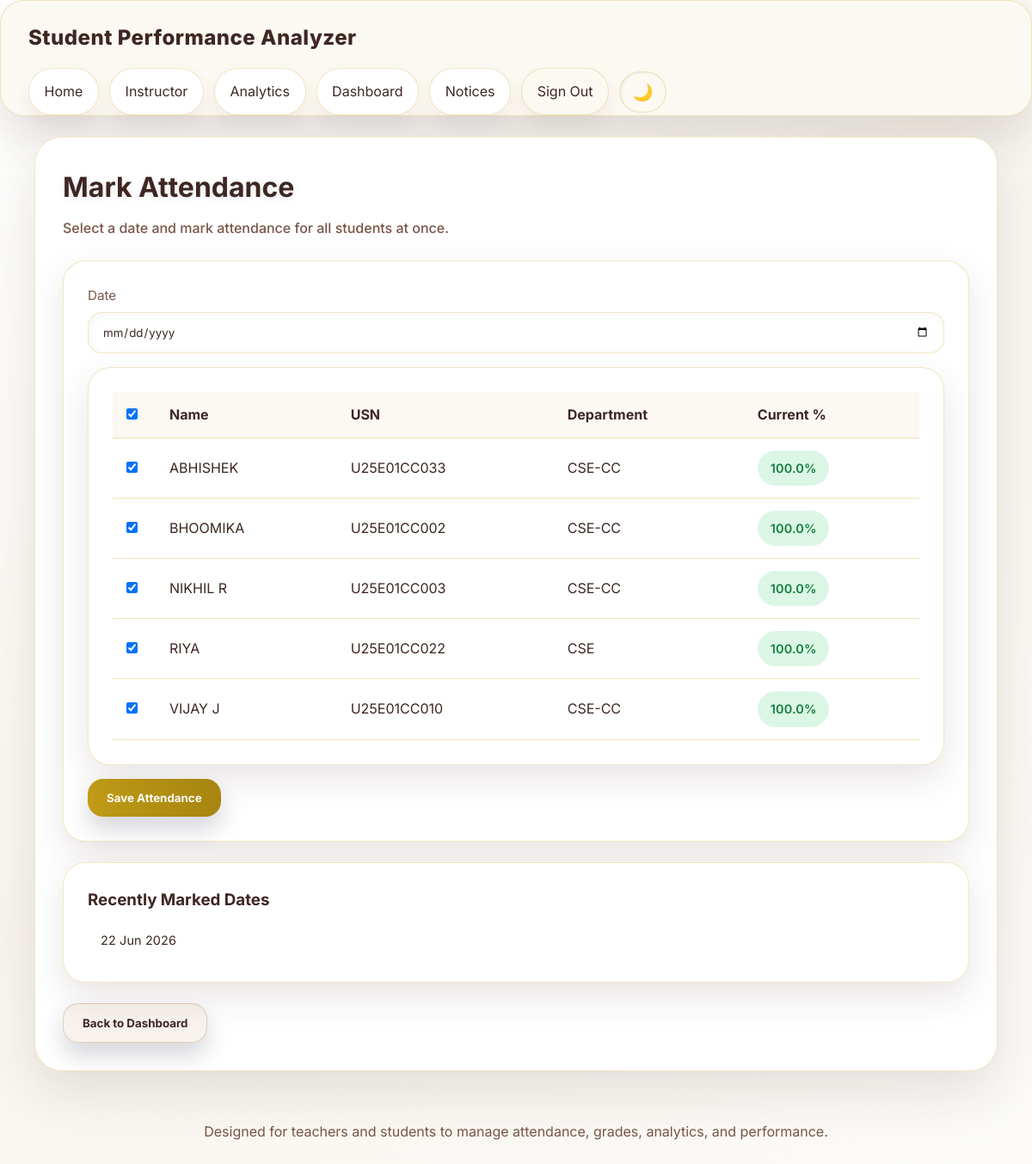
The page /bulk_attendance (signed in) on the database its author committed.
### app.py (models this page shows, shortened)
class Student(db.Model):
    id = db.Column(db.Integer, primary_key=True)
    name = db.Column(db.String(100), nullable=False)
    usn = db.Column(db.String(20), unique=True, nullable=False)
    department = db.Column(db.String(50))
    middle_name = db.Column(db.String(100))
    last_name = db.Column(db.String(100))
    address = db.Column(db.String(255))
    dob = db.Column(db.String(20))
    parent_name = db.Column(db.String(150))
    parent_contact = db.Column(db.String(30))
    blood_group = db.Column(db.String(10))
    phone_number = db.Column(db.String(30))
    linkedin = db.Column(db.String(255))
    image_filename = db.Column(db.String(255))
    attendance = db.Column(db.Float, default=0.0)
    python = db.Column(db.Float, default=0.0)
    dbms = db.Column(db.Float, default=0.0)
    dsa = db.Column(db.Float, default=0.0)
    maths = db.Column(db.Float, default=0.0)
    fcn = db.Column(db.Float, default=0.0)
    email = db.Column(db.String(120))
    parent_email = db.Column(db.String(120))
    password_hash = db.Column(db.String(256))
    is_active = db.Column(db.Boolean, default=True)
    created_at = db.Column(db.DateTime, default=datetime.now)
    updated_at = db.Column(db.DateTime, default=datetime.now, onupdate=datetime.now)
    @hybrid_property
    def marks(self):
        return self.average_marks()

### app.py (the view, shortened to what this page needs)
@app.route('/bulk_attendance', methods=['GET', 'POST'])
@login_required(role='teacher')
def bulk_attendance():
    students = Student.query.filter_by(is_active=True).order_by(Student.name).all()
    recent_dates = db.session.query(AttendanceLog.date).distinct().order_by(AttendanceLog.date.desc()).limit(10).all()
    recent_dates = [d[0] for d in recent_dates]
    return render_template('bulk_attendance.html', students=students, recent_dates=recent_dates)

### app.py (called while the page is built)
def generate_csrf_token():
    if '_csrf_token' not in session:
        session['_csrf_token'] = secrets.token_hex(32)
    return session['_csrf_token']

@app.before_request
def csrf_protect():
    if request.method in ('POST', 'PUT', 'DELETE', 'PATCH'):
        if request.is_json:
            return
        token = session.get('_csrf_token', None)
        form_token = request.form.get('_csrf_token', None)
        if not token or token != form_token:
            abort(403)

@app.context_processor
def inject_csrf():
    return {'csrf_token': generate_csrf_token}

@app.before_request
def manage_session():
    session.permanent = True
    session.modified = True

def login_required(role=None):
    def decorator(f):
        @wraps(f)
        def wrapped(*args, **kwargs):
            if 'role' not in session:
                flash('Please log in to access that page.', 'warning')
                return redirect(url_for('home'))
            if role and session.get('role') != role:
                flash('Access denied.', 'danger')
                return redirect(url_for('home'))
            return f(*args, **kwargs)
        return wrapped
    return decorator

@app.context_processor
def inject_user():
    return {
        'user_role': session.get('role'),
        'student_id': session.get('student_id')
    }

### templates/bulk_attendance.html (shortened to what this page needs)
{% extends 'base.html' %}
{% block content %}
<div class="page-header">
    <h1 class="page-title">Mark Attendance</h1>
    <p class="page-subtitle">Select a date and mark attendance for all students at once.</p>
</div>
<div class="form-card">
    <form method="POST" action="{{ url_for('bulk_attendance') }}">
        <label for="date">Date</label>
        <input type="date" id="date" name="date" required value="{{ now().strftime('%Y-%m-%d') if now is defined else '' }}">
        <div class="table-card responsive-table" style="margin-top:16px;">
            <table>
                <thead>
                    <tr>
                        <th style="width:50px;">
                            <input type="checkbox" id="select-all" style="width:auto;" checked>
                        </th>
                        <th>Name</th>
                        <th>USN</th>
                        <th>Department</th>
                        <th>Current %</th>
                    </tr>
                </thead>
                <tbody>
                    {% for s in students %}
                    <tr>
                        <td>
                            <input type="checkbox" name="present" value="{{ s.id }}" style="width:auto;" checked>
                        </td>
                        <td>{{ s.name }}</td>
                        <td>{{ s.usn }}</td>
                        <td>{{ s.department }}</td>
                        <td>
                            <span class="badge {{ 'positive' if s.attendance >= 75 else '' }}">
                                {{ "%.1f"|format(s.attendance) }}%
                            </span>
                        </td>
                    </tr>
                    {% endfor %}
                </tbody>
            </table>
        </div>
        <button type="submit" style="margin-top:16px;">Save Attendance</button>
    </form>
</div>
{% if recent_dates %}
<div class="card" style="margin-top:24px;">
    <h3>Recently Marked Dates</h3>
    <div style="display:flex;flex-wrap:wrap;gap:8px;margin-top:12px;">
        {% for d in recent_dates %}
        <span class="badge">{{ d.strftime('%d %b %Y') }}</span>
        {% endfor %}
    </div>
</div>
{% endif %}
<div style="margin-top:24px;">
    <a href="{{ url_for('teacher_dashboard') }}"><button type="button" class="secondary">Back to Dashboard</button></a>
</div>
{% endblock %}

### static/style.css (style rules this page uses)
:root { --bg: #fcfbf9; --surface: #ffffff; --surface-strong: #ffffff; --surface-soft: #fcf9f2; --border: rgba(197, 160, 23, 0.25); --text: #3E2723; --muted: #795548; --accent: #C5A017; --accent-strong: #a6840f; --danger: #dc2626; --bg-gradient-from: #ffffff; --bg-gradient-to: #f8f5ee; }
* { box-sizing: border-box; margin: 0; padding: 0; font-family: 'Inter', 'Segoe UI', sans-serif; }
html, body { min-height: 100%; background: radial-gradient(circle at top left, var(--bg-gradient-from) 0%, var(--bg-gradient-to) 60%, var(--bg) 100%); color: var(--text); overflow-x: hidden; }
body { line-height: 1.6; background-attachment: fixed; }
a { color: inherit; text-decoration: none; }
.page-header { margin-bottom: 24px; }
.page-title { font-size: clamp(2rem, 2.4vw, 2.6rem); margin-bottom: 8px; color: var(--text); text-shadow: 0 2px 10px rgba(15, 23, 42, 0.08); }
.page-subtitle { color: var(--muted); max-width: 820px; line-height: 1.75; font-weight: 500; }
.form-card, .card, .table-card { background: var(--surface); border: 1px solid var(--border); border-radius: 26px; padding: 28px; backdrop-filter: blur(16px); box-shadow: 0 16px 40px rgba(62, 39, 35, 0.12); }
.form-card { display: grid; gap: 18px; }
input, select, textarea { width: 100%; padding: 14px 16px; border-radius: 16px; border: 1px solid var(--border); background: var(--surface-strong); color: var(--text); outline: none; box-shadow: inset 2px 2px 10px rgba(62, 39, 35, 0.05); backdrop-filter: blur(6px); }
label { display: block; color: var(--muted); margin-bottom: 6px; font-size: 0.95rem; }
button, .btn { cursor: pointer; border: none; border-radius: 18px; padding: 14px 22px; background: linear-gradient(135deg, var(--accent), var(--accent-strong)); color: #fff; font-weight: 700; transition: transform 0.18s ease, filter 0.18s ease, box-shadow 0.18s ease; box-shadow: 0 14px 28px rgba(15, 23, 42, 0.18); }
button.secondary, .btn.secondary { background: rgba(210, 180, 150, 0.18); color: var(--text); border: 1px solid rgba(197, 165, 130, 0.45); }
.table-card table { width: 100%; border-collapse: collapse; min-width: 680px; }
.table-card th, .table-card td { padding: 14px 16px; text-align: left; border-bottom: 1px solid rgba(212, 175, 55, 0.35); }
.table-card th { color: var(--text); font-weight: 700; background: var(--surface-soft); }
.table-card tbody tr:nth-child(even) { background: transparent; }
.table-card tbody tr:nth-child(odd) { background: transparent; }
.responsive-table { overflow-x: auto; }
.badge { padding: 8px 14px; border-radius: 999px; display: inline-flex; align-items: center; background: rgba(255, 255, 255, 0.08); color: var(--text); border: 1px solid rgba(255, 255, 255, 0.12); font-size: 0.9rem; letter-spacing: 0.01em; }
.badge.positive { background: rgba(34, 197, 94, 0.16); color: #15803d; font-weight: 600; }
.positive { background: rgba(220, 252, 231, 0.32); color: #15803d; font-weight: 600; }
.badge { padding: 8px 14px; border-radius: 999px; display: inline-flex; align-items: center; background: rgba(255,255,255,0.08); color: var(--text); }

### rows shown on the page
Student: name "ABHISHEK", usn "U25E01CC033", department "CSE-CC", attendance "100.0"
Student: name "BHOOMIKA", usn "U25E01CC002", department "CSE-CC", attendance "100.0"
Student: name "NIKHIL R", usn "U25E01CC003", department "CSE-CC", attendance "100.0"
Student: name "RIYA", usn "U25E01CC022", department "CSE", attendance "100.0"
Student: name "VIJAY J", usn "U25E01CC010", department "CSE-CC", attendance "100.0"

### other values the page prints
{{ d.strftime('%d %b %Y') }} "22 Jun 2026"
